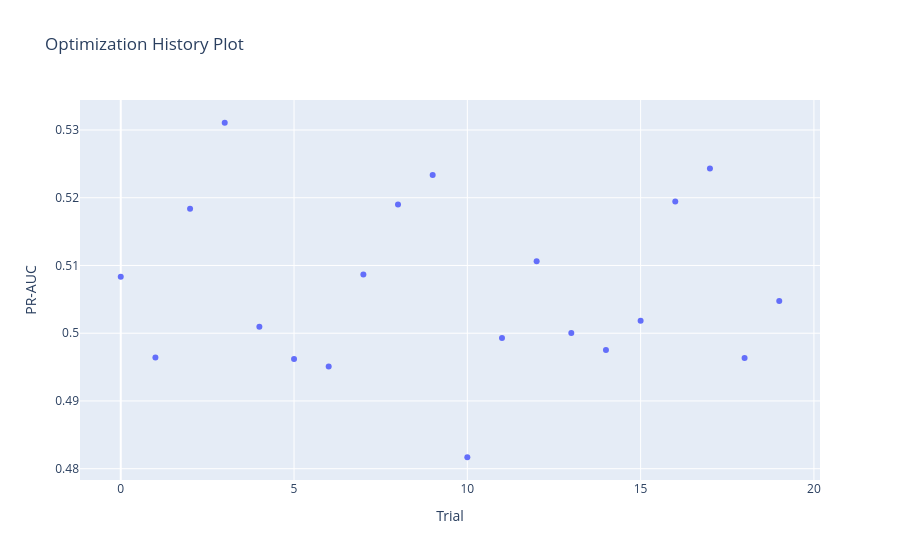
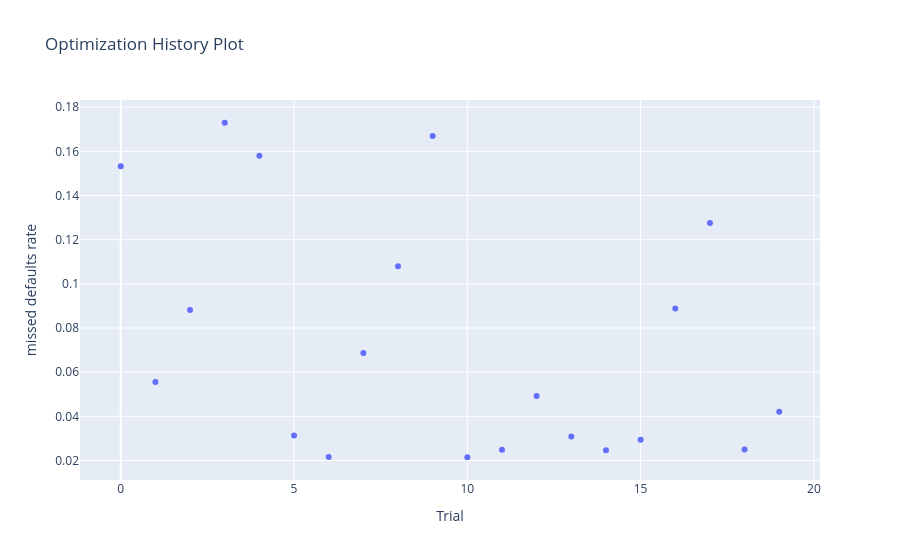
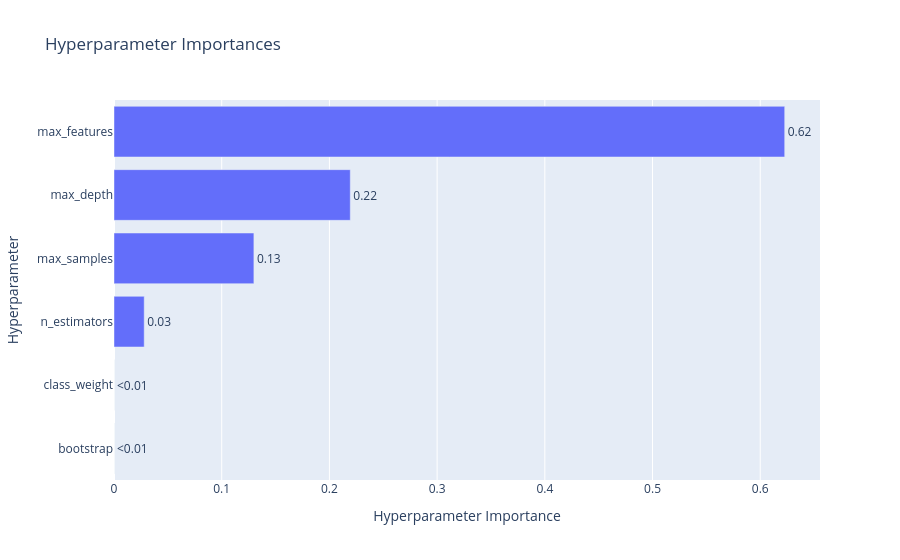
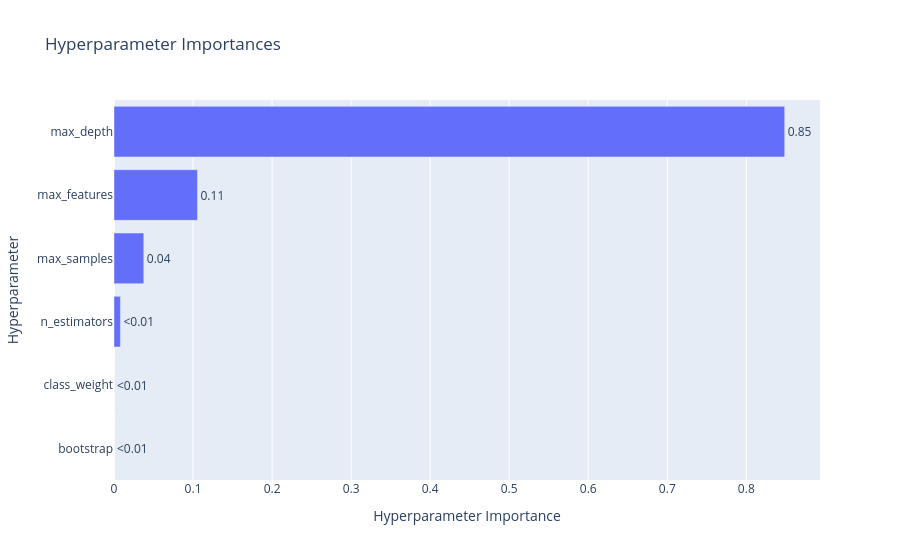

Here is the notebook cell these charts were saved with, in order:
### Code cell
# Визуализация результатов RF
fig1_pr_auc = optuna.visualization.plot_optimization_history(
    study, target=lambda t: t.values[0], target_name='PR-AUC')
fig1_missed = optuna.visualization.plot_optimization_history(
    study, target=lambda t: t.values[1], target_name='missed defaults rate')

# Визуализация важности параметров для PR-AUC
fig2_pr_auc = optuna.visualization.plot_param_importances(
    study, target=lambda t: t.values[0], target_name='PR-AUC')
fig2_missed = optuna.visualization.plot_param_importances(
    study, target=lambda t: t.values[1], target_name='missed defaults rate')

display(fig1_pr_auc)
display(fig1_missed)
display(fig2_pr_auc)
display(fig2_missed)

### Figure 1 — Plotly figure (JSON) as saved in the notebook; plotly's stock layout.template omitted (floating-point values rounded to 4 significant figures)
{"data": [{"mode": "markers", "name": "PR-AUC", "x": [0, 1, 2, 3, 4, 5, 6, 7, 8, 9, 10, 11, 12, 13, 14, 15, 16, 17, 18, 19], "y": [0.5083, 0.4964, 0.5184, 0.5311, 0.501, 0.4962, 0.4951, 0.5087, 0.519, 0.5233, 0.4817, 0.4993, 0.5106, 0.5, 0.4975, 0.5019, 0.5194, 0.5243, 0.4963, 0.5048], "type": "scatter"}, {"marker": {"color": "#cccccc"}, "mode": "markers", "name": "Infeasible Trial", "showlegend": false, "x": [], "y": [], "type": "scatter"}], "layout": {"title": {"text": "Optimization History Plot"}, "xaxis": {"title": {"text": "Trial"}}, "yaxis": {"title": {"text": "PR-AUC"}}}}

### Figure 2 — Plotly figure (JSON) as saved in the notebook; plotly's stock layout.template omitted (floating-point values rounded to 4 significant figures)
{"data": [{"mode": "markers", "name": "missed defaults rate", "x": [0, 1, 2, 3, 4, 5, 6, 7, 8, 9, 10, 11, 12, 13, 14, 15, 16, 17, 18, 19], "y": [0.1533, 0.05553, 0.08811, 0.1729, 0.1581, 0.03127, 0.0216, 0.06869, 0.108, 0.167, 0.02147, 0.02485, 0.04919, 0.03082, 0.02459, 0.02935, 0.08886, 0.1276, 0.02498, 0.0421], "type": "scatter"}, {"marker": {"color": "#cccccc"}, "mode": "markers", "name": "Infeasible Trial", "showlegend": false, "x": [], "y": [], "type": "scatter"}], "layout": {"title": {"text": "Optimization History Plot"}, "xaxis": {"title": {"text": "Trial"}}, "yaxis": {"title": {"text": "missed defaults rate"}}}}

### Figure 3 — Plotly figure (JSON) as saved in the notebook; plotly's stock layout.template omitted (floating-point values rounded to 4 significant figures)
{"data": [{"cliponaxis": false, "hovertemplate": ["bootstrap (CategoricalDistribution): 0.0<extra></extra>", "class_weight (CategoricalDistribution): 0.0<extra></extra>", "n_estimators (IntDistribution): 0.028048826509049732<extra></extra>", "max_samples (FloatDistribution): 0.12987937875090003<extra></extra>", "max_depth (IntDistribution): 0.21936515241315652<extra></extra>", "max_features (CategoricalDistribution): 0.6227066423268939<extra></extra>"], "name": "PR-AUC", "orientation": "h", "text": ["<0.01", "<0.01", "0.03", "0.13", "0.22", "0.62"], "textposition": "outside", "x": [0.0, 0.0, 0.02805, 0.1299, 0.2194, 0.6227], "y": ["bootstrap", "class_weight", "n_estimators", "max_samples", "max_depth", "max_features"], "type": "bar"}], "layout": {"title": {"text": "Hyperparameter Importances"}, "xaxis": {"title": {"text": "Hyperparameter Importance"}}, "yaxis": {"title": {"text": "Hyperparameter"}}}}

### Figure 4 — Plotly figure (JSON) as saved in the notebook; plotly's stock layout.template omitted (floating-point values rounded to 4 significant figures)
{"data": [{"cliponaxis": false, "hovertemplate": ["bootstrap (CategoricalDistribution): 0.0<extra></extra>", "class_weight (CategoricalDistribution): 0.0<extra></extra>", "n_estimators (IntDistribution): 0.008146364318312999<extra></extra>", "max_samples (FloatDistribution): 0.03768657458893119<extra></extra>", "max_features (CategoricalDistribution): 0.10561436705564674<extra></extra>", "max_depth (IntDistribution): 0.8485526940371091<extra></extra>"], "name": "missed defaults rate", "orientation": "h", "text": ["<0.01", "<0.01", "<0.01", "0.04", "0.11", "0.85"], "textposition": "outside", "x": [0.0, 0.0, 0.008146, 0.03769, 0.1056, 0.8486], "y": ["bootstrap", "class_weight", "n_estimators", "max_samples", "max_features", "max_depth"], "type": "bar"}], "layout": {"title": {"text": "Hyperparameter Importances"}, "xaxis": {"title": {"text": "Hyperparameter Importance"}}, "yaxis": {"title": {"text": "Hyperparameter"}}}}
